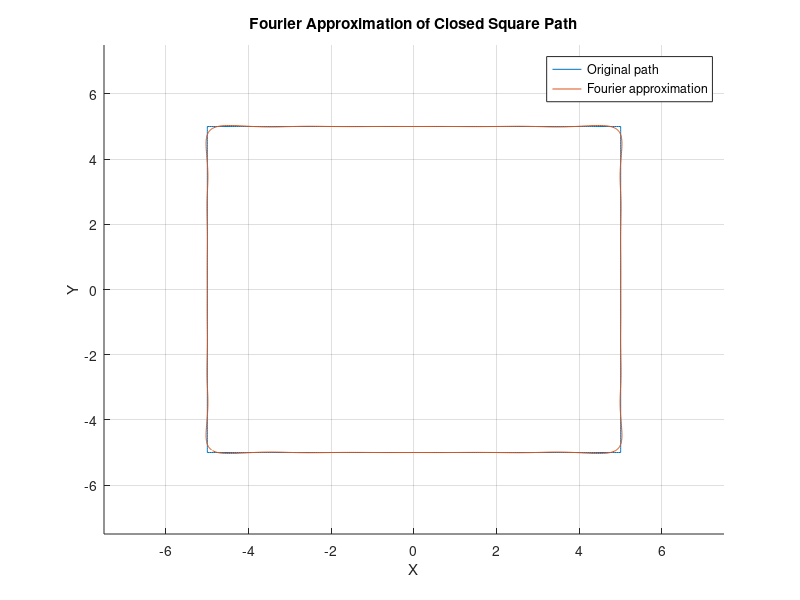

Source code (MATLAB):
clear all;
clc;
close all;

% Code for showing the fourier transform of any closed line, in order to
% obtain the inputs to the 3D printer motors.

% Square points generation
L = 10;
points = 800;

x_base = linspace(-L/2, L/2, points/4);
y_base = -L/2 * ones(1, points/4);

x_right = L/2 * ones(1, points/4);
y_right = linspace(-L/2, L/2, points/4);

x_top = linspace(L/2, -L/2, points/4);
y_top = L/2 * ones(1, points/4);

x_left = -L/2 * ones(1, points/4);
y_left = linspace(L/2, -L/2, points/4);

x_path = [x_base, x_right, x_top, x_left];
y_path = [y_base, y_right, y_top, y_left];

% Compute the Fourier coefficients of the closed path
complexPath = x_path + 1i * y_path;
fourierCoefficients = fft(complexPath) / numel(complexPath);

% Compute fourier series
n_armonics = 20;
complexPath_fourier = zeros(1, points);
for k = -n_armonics : n_armonics
    index = mod(-k, points) + 1;
    complexPath_fourier = complexPath_fourier + fourierCoefficients(index) * exp(1i * 2 * pi * k * (0:points-1) / points);
end

x_path_fourier = real(complexPath_fourier);
y_path_fourier = imag(complexPath_fourier);

figure
hold on
plot(x_path, y_path);
plot(x_path_fourier, y_path_fourier);
hold off
grid on;
legend('Original path', 'Fourier approximation');
xlabel('X');
ylabel('Y');
title('Fourier Approximation of Closed Square Path');
xlim([-3*L/4, 3*L/4]);
ylim([-3*L/4, 3*L/4]);
